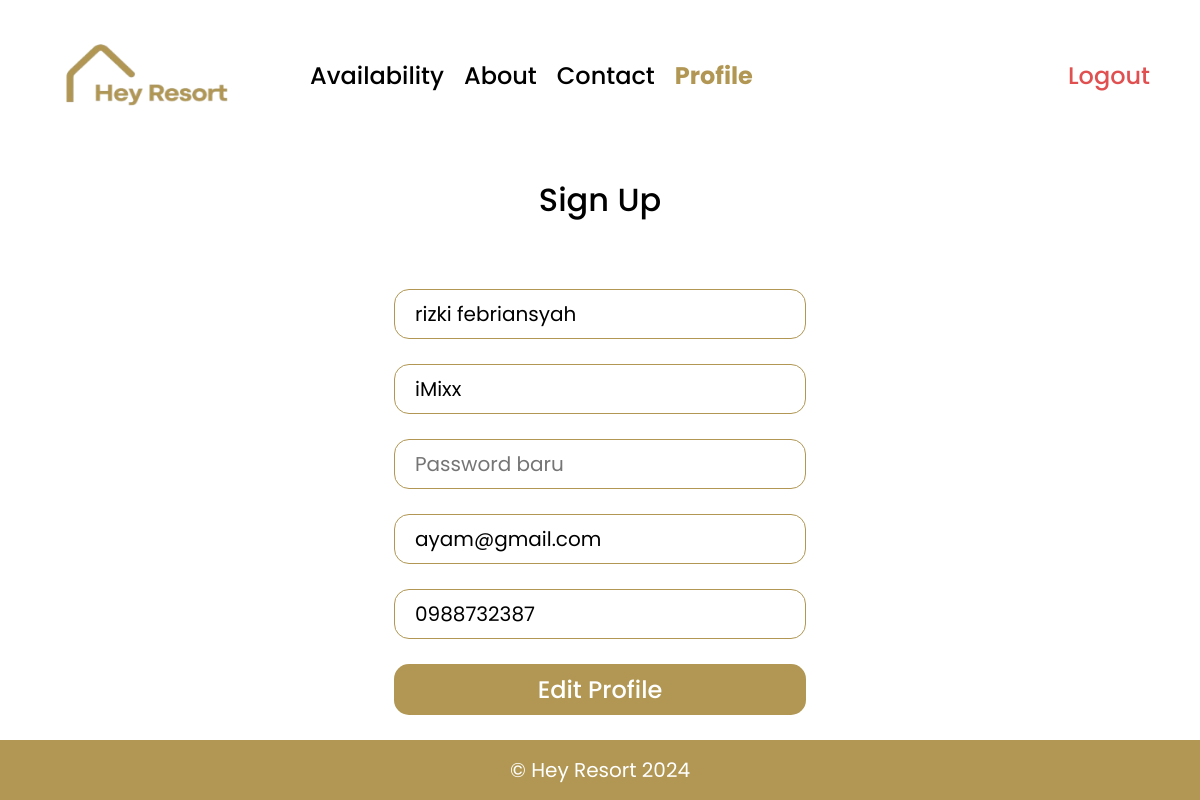
The app's page /src/pages/main_layout.php?page=profile&id_user=1 (signed in) with its own data.
### tables this page shows
CREATE TABLE `tbl_user` (
  `id_user` int NOT NULL,
  `fullname` varchar(100) NOT NULL,
  `email` varchar(100) NOT NULL,
  `phone` varchar(16) NOT NULL,
  `username` varchar(15) NOT NULL,
  `password` varchar(250) NOT NULL
);

### src/pages/profile.php (the view, shortened to what this page needs)
<?php
if (isset($_GET['id_user'])) {
    $id_user = $_GET['id_user'];
    $sql = "SELECT * FROM tbl_user WHERE id_user = $id_user";
    $result = mysqli_query($conn, $sql);
    $row = mysqli_fetch_assoc($result);
}
?>
<div class="form-profile">
    <h1 class="title">Sign Up</h1>
    <form action="../config/proses/edit_profile.php" method="post">
        <input type="text" class="form-input" placeholder="Full Name" required name="fullname" maxlength="100" value="<?= $row['fullname'] ?>">
        <input type="text" class="form-input" placeholder="Username" required name="username" maxlength="15" value="<?= $row['username'] ?>">
        <input type="password" class="form-input" placeholder="Password baru" name="password" maxlength="12"">
        <input type=" email" class="form-input" placeholder="Email" required name="email" maxlength="100" value="<?= $row['email'] ?>">
        <input type="tel" class="form-input" placeholder="Phone" required name="phone" maxlength="15" value="<?= $row['phone'] ?>">
        <button type="submit" class="btn-submit">Edit Profile</button>
    </form>
</div>

### asset/css/form_sign.css (style rules this page uses)
.title { font-size: 32px; font-weight: 500; margin-bottom: 65px; }
form { display: flex; flex-direction: column; gap: 25px; }
.form-input { box-sizing: border-box; width: 412px; height: 50px; gap: 0px; border-radius: 15px; border: 1px solid #B19753; opacity: 0px; font-size: 20px; font-weight: 400; padding-left: 20px; padding-right: 20px; outline: none; }
.btn-submit { width: 412px; height: 51px; border-radius: 15px; background-color: #B19753; border: none; font-size: 24px; font-weight: 500; color: #FFFFFF; cursor: pointer; }

### asset/css/main.css (style rules this page uses)
* { margin: 0; padding: 0; font-family: "Poppins", sans-serif; }
html { scroll-behavior: smooth; }
body { width: 100%; }

### asset/css/form_profile.css (style rules this page uses)
.form-profile { display: flex; height: 100vh; width: 100%; align-items: center; justify-content: center; flex-direction: column; }
.title { font-size: 32px; font-weight: 500; }
form { display: flex; flex-direction: column; gap: 25px; }
.form-input { box-sizing: border-box; width: 412px; height: 50px; gap: 0px; border-radius: 15px; border: 1px solid #B19753; opacity: 0px; font-size: 20px; font-weight: 400; padding-left: 20px; padding-right: 20px; outline: none; }
.btn-submit { width: 412px; height: 51px; border-radius: 15px; background-color: #B19753; border: none; font-size: 24px; font-weight: 500; color: #FFFFFF; cursor: pointer; }

### records on screen
tbl_user: fullname "rizki febriansyah", username "iMixx", email "ayam@gmail.com", phone "0988732387"
